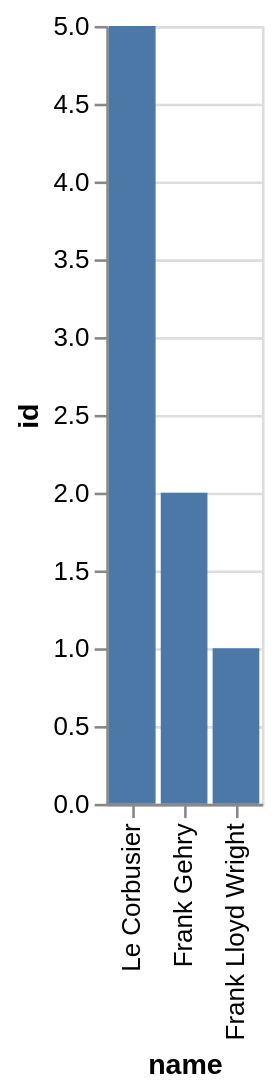

The Vega-Lite source for this figure:
### Vega-Lite specification from a JSON file in a GitHub repository (floating-point values rounded to 4 significant figures)
{"data": {"values": [{"x_data": "Le Corbusier", "y_data": 5}, {"x_data": "Frank Gehry", "y_data": 2}, {"x_data": "Frank Lloyd Wright", "y_data": 1}]}, "mark": "bar", "encoding": {"x": {"field": "x_data", "type": "nominal", "title": "name", "sort": {"op": "sum", "field": "y_data", "order": "descending"}}, "y": {"field": "y_data", "type": "quantitative", "title": "id"}}}
